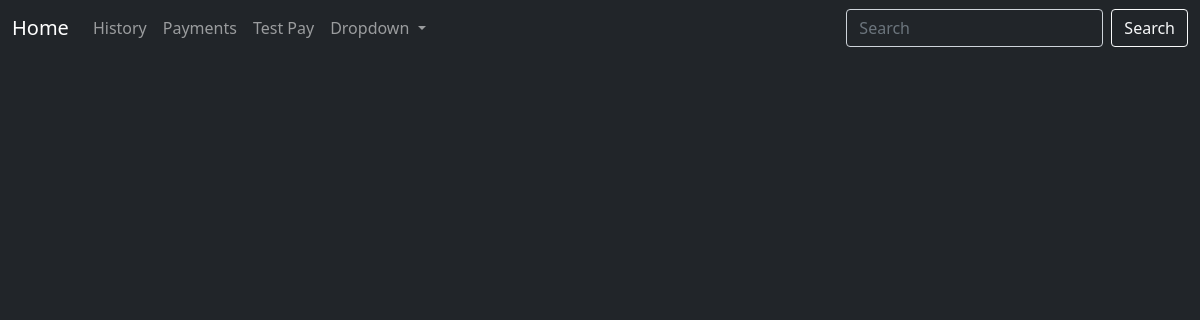
The app's page /history, older data.
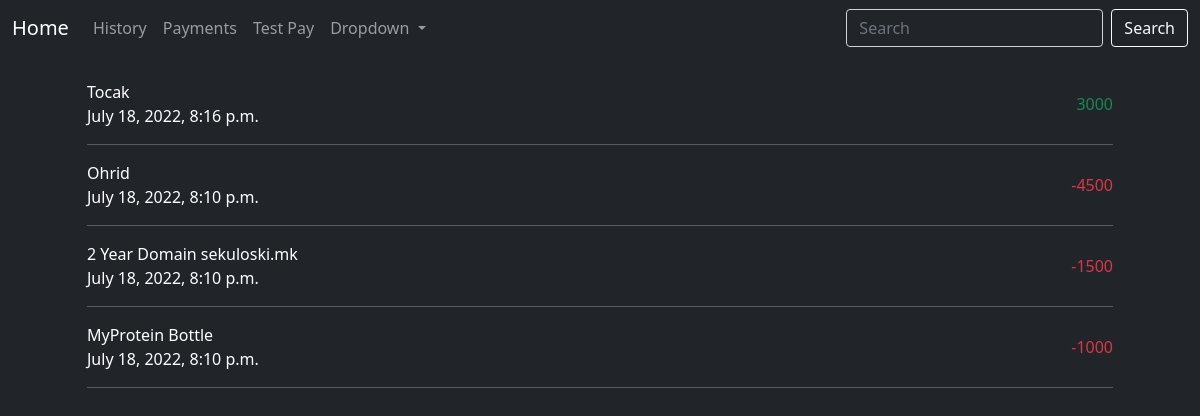
The same page, newer data.
### State/models.py (models this page shows, shortened)
class Payment(models.Model):
    amount = models.IntegerField()
    name = models.CharField(max_length=255)
    bank = models.BooleanField()
    date = models.DateTimeField()
    state = models.ForeignKey(CurrentState, on_delete=models.CASCADE)
    dayOfTheMonth = models.IntegerField(editable=False, default=1)
    updated = models.BooleanField(default=True)
    fullPayment = models.BooleanField(default=True)
    testPayment = models.BooleanField(default=False)
    sixMonths = models.BooleanField(default=False)
    threeMonths = models.BooleanField(default=False)
    def __init__(self, *args, **kwargs):
        super().__init__(*args, **kwargs)
        day = int(str(self.date).split('-')[2].split(' ')[0])
        if day > 28:
            self.dayOfTheMonth = 28
        else:
            self.dayOfTheMonth = day
        self.save()

### State/views.py (the view)
# urls.py: path('history', History.as_view(), name="History"),
class History(ListView):
    template_name = 'history.html'
    model = Payment
    paginate_by = 100
    def get_context_data(self, **kwargs):
        if 'query' in self.request.GET:
            context = {'payments': Payment.objects.order_by('-date').filter(name__icontains=self.request.GET['query'])}
        else:
            context = {'payments': Payment.objects.order_by('-date')}
        return context

### State/templates/State/templates/history.html
{% extends 'base.html' %}
{% block content %}
{% for payment in payments %}
<div class="row">
    <div class="col align-self-center" style="text-align: left">
        {{ payment.name }}
        <br>
        {{ payment.date }}
    </div>
        {% if payment.amount > 0 %}
            <div class="col text-success align-self-center" style="text-align: right">
                {{ payment.amount }}
            </div>
        {% else %}
            <div class="col text-danger align-self-center" style="text-align: right">
                {{ payment.amount }}
            </div>
        {% endif %}
</div>
<hr>
{% endfor %}
{% endblock content %}

Row changes from the older to the newer data that the page shows:
added Payment: name "Tocak", date "July 18, 2022, 8:16 p.m.", amount "3000"
added Payment: name "Ohrid", date "July 18, 2022, 8:10 p.m.", amount "-4500"
added Payment: name "2 Year Domain sekuloski.mk", date "July 18, 2022, 8:10 p.m.", amount "-1500"
added Payment: name "MyProtein Bottle", date "July 18, 2022, 8:10 p.m.", amount "-1000"
